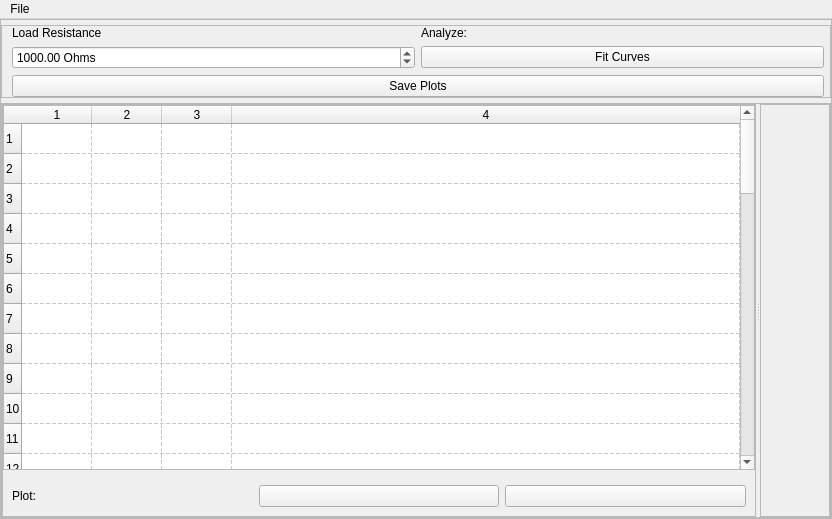
<?xml version="1.0" encoding="UTF-8"?>
<ui version="4.0">
 <class>MainWindow</class>
 <widget class="QMainWindow" name="MainWindow">
  <property name="geometry">
   <rect>
    <x>0</x>
    <y>0</y>
    <width>832</width>
    <height>519</height>
   </rect>
  </property>
  <property name="windowTitle">
   <string>MainWindow</string>
  </property>
  <widget class="QWidget" name="centralwidget">
   <layout class="QGridLayout" name="gridLayout_3">
    <property name="margin">
     <number>0</number>
    </property>
    <item row="0" column="0">
     <widget class="QFrame" name="widgetFrameOuter">
      <property name="sizePolicy">
       <sizepolicy hsizetype="Preferred" vsizetype="Preferred">
        <horstretch>0</horstretch>
        <verstretch>0</verstretch>
       </sizepolicy>
      </property>
      <property name="styleSheet">
       <string notr="true"/>
      </property>
      <property name="frameShape">
       <enum>QFrame::StyledPanel</enum>
      </property>
      <property name="frameShadow">
       <enum>QFrame::Raised</enum>
      </property>
      <property name="class" stdset="0">
       <string>PeripheralCollection</string>
      </property>
      <layout class="QVBoxLayout" name="verticalLayout_3">
       <property name="spacing">
        <number>5</number>
       </property>
       <property name="leftMargin">
        <number>0</number>
       </property>
       <property name="topMargin">
        <number>5</number>
       </property>
       <property name="rightMargin">
        <number>0</number>
       </property>
       <property name="bottomMargin">
        <number>0</number>
       </property>
       <item>
        <widget class="QFrame" name="frame">
         <property name="frameShape">
          <enum>QFrame::StyledPanel</enum>
         </property>
         <property name="frameShadow">
          <enum>QFrame::Raised</enum>
         </property>
         <layout class="QGridLayout" name="gridLayout" columnstretch="2,2,5">
          <property name="leftMargin">
           <number>10</number>
          </property>
          <property name="topMargin">
           <number>0</number>
          </property>
          <property name="rightMargin">
           <number>0</number>
          </property>
          <property name="bottomMargin">
           <number>0</number>
          </property>
          <item row="0" column="0">
           <widget class="QLabel" name="label">
            <property name="sizePolicy">
             <sizepolicy hsizetype="Preferred" vsizetype="Maximum">
              <horstretch>0</horstretch>
              <verstretch>0</verstretch>
             </sizepolicy>
            </property>
            <property name="text">
             <string>Load Resistance</string>
            </property>
           </widget>
          </item>
          <item row="0" column="1">
           <widget class="QLabel" name="analysisLabel">
            <property name="text">
             <string>Analyze:</string>
            </property>
           </widget>
          </item>
          <item row="1" column="1">
           <widget class="QPushButton" name="pushButton">
            <property name="text">
             <string>Fit Curves</string>
            </property>
           </widget>
          </item>
          <item row="0" column="2" rowspan="3">
           <layout class="QHBoxLayout" name="WidgetLayout" stretch="0">
            <item>
             <widget class="QFrame" name="frame_4">
              <property name="sizePolicy">
               <sizepolicy hsizetype="Maximum" vsizetype="Preferred">
                <horstretch>0</horstretch>
                <verstretch>0</verstretch>
               </sizepolicy>
              </property>
              <property name="frameShape">
               <enum>QFrame::NoFrame</enum>
              </property>
              <property name="frameShadow">
               <enum>QFrame::Raised</enum>
              </property>
              <layout class="QHBoxLayout" name="horizontalLayout">
               <property name="margin">
                <number>0</number>
               </property>
              </layout>
             </widget>
            </item>
           </layout>
          </item>
          <item row="1" column="0">
           <widget class="QDoubleSpinBox" name="resistance">
            <property name="sizePolicy">
             <sizepolicy hsizetype="Minimum" vsizetype="Maximum">
              <horstretch>0</horstretch>
              <verstretch>0</verstretch>
             </sizepolicy>
            </property>
            <property name="suffix">
             <string> Ohms</string>
            </property>
            <property name="maximum">
             <double>10000.000000000000000</double>
            </property>
            <property name="value">
             <double>1000.000000000000000</double>
            </property>
           </widget>
          </item>
          <item row="2" column="0" colspan="2">
           <widget class="QPushButton" name="pushButton_2">
            <property name="text">
             <string>Save Plots</string>
            </property>
           </widget>
          </item>
         </layout>
        </widget>
       </item>
       <item>
        <widget class="QFrame" name="frame_2">
         <property name="sizePolicy">
          <sizepolicy hsizetype="Preferred" vsizetype="MinimumExpanding">
           <horstretch>0</horstretch>
           <verstretch>0</verstretch>
          </sizepolicy>
         </property>
         <property name="minimumSize">
          <size>
           <width>0</width>
           <height>50</height>
          </size>
         </property>
         <property name="frameShape">
          <enum>QFrame::StyledPanel</enum>
         </property>
         <property name="frameShadow">
          <enum>QFrame::Raised</enum>
         </property>
         <property name="class" stdset="0">
          <string>PeripheralCollectionInner</string>
         </property>
         <layout class="QHBoxLayout" name="horizontalLayout_2">
          <property name="spacing">
           <number>0</number>
          </property>
          <property name="margin">
           <number>0</number>
          </property>
          <item>
           <widget class="QSplitter" name="splitter">
            <property name="orientation">
             <enum>Qt::Horizontal</enum>
            </property>
            <widget class="QFrame" name="frame_3">
             <property name="sizePolicy">
              <sizepolicy hsizetype="Maximum" vsizetype="Preferred">
               <horstretch>0</horstretch>
               <verstretch>0</verstretch>
              </sizepolicy>
             </property>
             <property name="minimumSize">
              <size>
               <width>300</width>
               <height>0</height>
              </size>
             </property>
             <property name="frameShape">
              <enum>QFrame::StyledPanel</enum>
             </property>
             <property name="frameShadow">
              <enum>QFrame::Raised</enum>
             </property>
             <layout class="QVBoxLayout" name="verticalLayout_2">
              <property name="margin">
               <number>0</number>
              </property>
              <item>
               <widget class="QTableWidget" name="resultsTable">
                <property name="sizePolicy">
                 <sizepolicy hsizetype="Preferred" vsizetype="Expanding">
                  <horstretch>0</horstretch>
                  <verstretch>0</verstretch>
                 </sizepolicy>
                </property>
                <property name="autoScrollMargin">
                 <number>10</number>
                </property>
                <property name="textElideMode">
                 <enum>Qt::ElideRight</enum>
                </property>
                <property name="gridStyle">
                 <enum>Qt::DashLine</enum>
                </property>
                <property name="sortingEnabled">
                 <bool>false</bool>
                </property>
                <property name="rowCount">
                 <number>50</number>
                </property>
                <property name="columnCount">
                 <number>4</number>
                </property>
                <attribute name="horizontalHeaderCascadingSectionResizes">
                 <bool>true</bool>
                </attribute>
                <attribute name="horizontalHeaderDefaultSectionSize">
                 <number>70</number>
                </attribute>
                <attribute name="horizontalHeaderMinimumSectionSize">
                 <number>70</number>
                </attribute>
                <attribute name="horizontalHeaderShowSortIndicator" stdset="0">
                 <bool>false</bool>
                </attribute>
                <attribute name="horizontalHeaderStretchLastSection">
                 <bool>true</bool>
                </attribute>
                <attribute name="verticalHeaderStretchLastSection">
                 <bool>true</bool>
                </attribute>
                <row/>
                <row/>
                <row/>
                <row/>
                <row/>
                <row/>
                <row/>
                <row/>
                <row/>
                <row/>
                <row/>
                <row/>
                <row/>
                <row/>
                <row/>
                <row/>
                <row/>
                <row/>
                <row/>
                <row/>
                <row/>
                <row/>
                <row/>
                <row/>
                <row/>
                <row/>
                <row/>
                <row/>
                <row/>
                <row/>
                <row/>
                <row/>
                <row/>
                <row/>
                <row/>
                <row/>
                <row/>
                <row/>
                <row/>
                <row/>
                <row/>
                <row/>
                <row/>
                <row/>
                <row/>
                <row/>
                <row/>
                <row/>
                <row/>
                <row/>
                <column/>
                <column/>
                <column/>
                <column/>
               </widget>
              </item>
              <item>
               <widget class="QFrame" name="frame_6">
                <property name="sizePolicy">
                 <sizepolicy hsizetype="Preferred" vsizetype="Preferred">
                  <horstretch>0</horstretch>
                  <verstretch>0</verstretch>
                 </sizepolicy>
                </property>
                <property name="frameShape">
                 <enum>QFrame::NoFrame</enum>
                </property>
                <property name="frameShadow">
                 <enum>QFrame::Raised</enum>
                </property>
                <layout class="QHBoxLayout" name="horizontalLayout_3">
                 <item>
                  <widget class="QLabel" name="label_3">
                   <property name="text">
                    <string>Plot:</string>
                   </property>
                  </widget>
                 </item>
                 <item>
                  <widget class="QPushButton" name="plotAButton">
                   <property name="text">
                    <string/>
                   </property>
                  </widget>
                 </item>
                 <item>
                  <widget class="QPushButton" name="plotBButton">
                   <property name="text">
                    <string/>
                   </property>
                  </widget>
                 </item>
                </layout>
               </widget>
              </item>
             </layout>
            </widget>
            <widget class="QScrollArea" name="scrollArea">
             <property name="sizePolicy">
              <sizepolicy hsizetype="Preferred" vsizetype="Expanding">
               <horstretch>0</horstretch>
               <verstretch>0</verstretch>
              </sizepolicy>
             </property>
             <property name="widgetResizable">
              <bool>true</bool>
             </property>
             <widget class="QWidget" name="scrollAreaWidgetContents">
              <property name="geometry">
               <rect>
                <x>0</x>
                <y>0</y>
                <width>76</width>
                <height>393</height>
               </rect>
              </property>
              <layout class="QGridLayout" name="gridLayout_4">
               <property name="margin">
                <number>2</number>
               </property>
               <property name="spacing">
                <number>2</number>
               </property>
               <item row="0" column="0">
                <layout class="QGridLayout" name="plot_area"/>
               </item>
              </layout>
             </widget>
            </widget>
           </widget>
          </item>
         </layout>
        </widget>
       </item>
      </layout>
     </widget>
    </item>
   </layout>
  </widget>
  <widget class="QMenuBar" name="menubar">
   <property name="geometry">
    <rect>
     <x>0</x>
     <y>0</y>
     <width>832</width>
     <height>25</height>
    </rect>
   </property>
   <widget class="QMenu" name="menuFile">
    <property name="title">
     <string>File</string>
    </property>
    <addaction name="actionSave_as"/>
   </widget>
   <addaction name="menuFile"/>
  </widget>
  <action name="actionSave_as">
   <property name="text">
    <string>save as</string>
   </property>
   <property name="shortcut">
    <string>Ctrl+S</string>
   </property>
  </action>
 </widget>
 <resources/>
 <connections>
  <connection>
   <sender>pushButton</sender>
   <signal>clicked()</signal>
   <receiver>MainWindow</receiver>
   <slot>fit()</slot>
   <hints>
    <hint type="sourcelabel">
     <x>281</x>
     <y>68</y>
    </hint>
    <hint type="destinationlabel">
     <x>-19</x>
     <y>142</y>
    </hint>
   </hints>
  </connection>
  <connection>
   <sender>plotAButton</sender>
   <signal>clicked()</signal>
   <receiver>MainWindow</receiver>
   <slot>plotA()</slot>
   <hints>
    <hint type="sourcelabel">
     <x>492</x>
     <y>506</y>
    </hint>
    <hint type="destinationlabel">
     <x>281</x>
     <y>542</y>
    </hint>
   </hints>
  </connection>
  <connection>
   <sender>plotBButton</sender>
   <signal>clicked()</signal>
   <receiver>MainWindow</receiver>
   <slot>plotB()</slot>
   <hints>
    <hint type="sourcelabel">
     <x>735</x>
     <y>506</y>
    </hint>
    <hint type="destinationlabel">
     <x>358</x>
     <y>541</y>
    </hint>
   </hints>
  </connection>
  <connection>
   <sender>actionSave_as</sender>
   <signal>triggered()</signal>
   <receiver>MainWindow</receiver>
   <slot>saveFile()</slot>
   <hints>
    <hint type="sourcelabel">
     <x>-1</x>
     <y>-1</y>
    </hint>
    <hint type="destinationlabel">
     <x>415</x>
     <y>259</y>
    </hint>
   </hints>
  </connection>
  <connection>
   <sender>pushButton_2</sender>
   <signal>clicked()</signal>
   <receiver>MainWindow</receiver>
   <slot>savePlots()</slot>
   <hints>
    <hint type="sourcelabel">
     <x>779</x>
     <y>68</y>
    </hint>
    <hint type="destinationlabel">
     <x>747</x>
     <y>-8</y>
    </hint>
   </hints>
  </connection>
 </connections>
 <slots>
  <slot>delete_curve()</slot>
  <slot>fit()</slot>
  <slot>plotA()</slot>
  <slot>plotB()</slot>
  <slot>saveFile()</slot>
  <slot>savePlots()</slot>
 </slots>
</ui>
